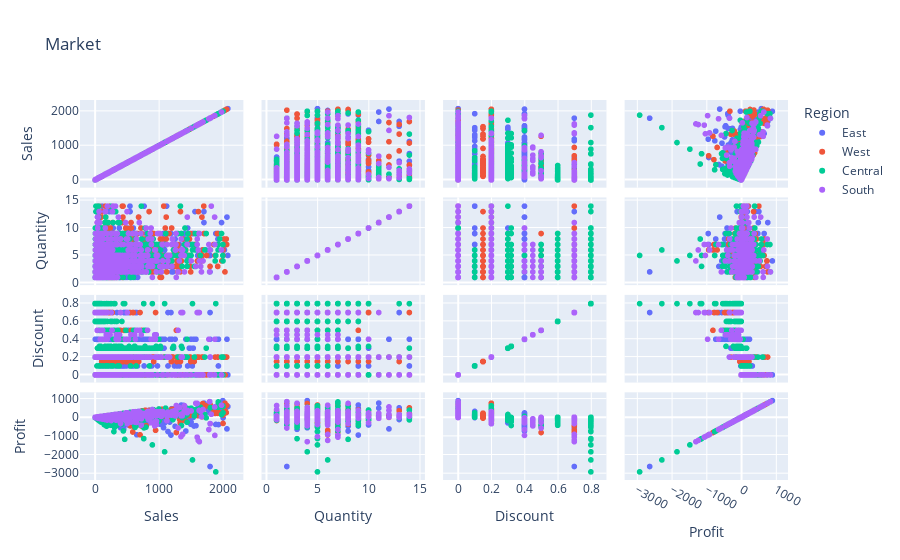

Notebook code cell kept with this figure:
### Code cell
px.scatter_matrix(new_dt,color='Region',title='Market',dimensions=['Sales', 'Quantity', 'Discount', 'Profit'])

### Figure 1 — Plotly figure (JSON) as saved in the notebook; plotly's stock layout.template omitted (floating-point values rounded to 4 significant figures; data arrays with more than 128 entries replaced by an {"elided": "..."} marker saying what was removed)
{"data": [{"dimensions": [{"axis": {"matches": true}, "label": "Sales", "values": {"elided": "2803 float values"}}, {"axis": {"matches": true}, "label": "Quantity", "values": {"elided": "2803 int values"}}, {"axis": {"matches": true}, "label": "Discount", "values": {"elided": "2803 float values"}}, {"axis": {"matches": true}, "label": "Profit", "values": {"elided": "2803 float values"}}], "hovertemplate": "Region=East<br>%{xaxis.title.text}=%{x}<br>%{yaxis.title.text}=%{y}<extra></extra>", "legendgroup": "East", "marker": {"color": "#636efa", "symbol": "circle"}, "name": "East", "showlegend": true, "type": "splom"}, {"dimensions": [{"axis": {"matches": true}, "label": "Sales", "values": {"elided": "3156 float values"}}, {"axis": {"matches": true}, "label": "Quantity", "values": {"elided": "3156 int values"}}, {"axis": {"matches": true}, "label": "Discount", "values": {"elided": "3156 float values"}}, {"axis": {"matches": true}, "label": "Profit", "values": {"elided": "3156 float values"}}], "hovertemplate": "Region=West<br>%{xaxis.title.text}=%{x}<br>%{yaxis.title.text}=%{y}<extra></extra>", "legendgroup": "West", "marker": {"color": "#EF553B", "symbol": "circle"}, "name": "West", "showlegend": true, "type": "splom"}, {"dimensions": [{"axis": {"matches": true}, "label": "Sales", "values": {"elided": "2295 float values"}}, {"axis": {"matches": true}, "label": "Quantity", "values": {"elided": "2295 int values"}}, {"axis": {"matches": true}, "label": "Discount", "values": {"elided": "2295 float values"}}, {"axis": {"matches": true}, "label": "Profit", "values": {"elided": "2295 float values"}}], "hovertemplate": "Region=Central<br>%{xaxis.title.text}=%{x}<br>%{yaxis.title.text}=%{y}<extra></extra>", "legendgroup": "Central", "marker": {"color": "#00cc96", "symbol": "circle"}, "name": "Central", "showlegend": true, "type": "splom"}, {"dimensions": [{"axis": {"matches": true}, "label": "Sales", "values": {"elided": "1596 float values"}}, {"axis": {"matches": true}, "label": "Quantity", "values": {"elided": "1596 int values"}}, {"axis": {"matches": true}, "label": "Discount", "values": {"elided": "1596 float values"}}, {"axis": {"matches": true}, "label": "Profit", "values": {"elided": "1596 float values"}}], "hovertemplate": "Region=South<br>%{xaxis.title.text}=%{x}<br>%{yaxis.title.text}=%{y}<extra></extra>", "legendgroup": "South", "marker": {"color": "#ab63fa", "symbol": "circle"}, "name": "South", "showlegend": true, "type": "splom"}], "layout": {"dragmode": "select", "legend": {"title": {"text": "Region"}, "tracegroupgap": 0}, "title": {"text": "Market"}}}
